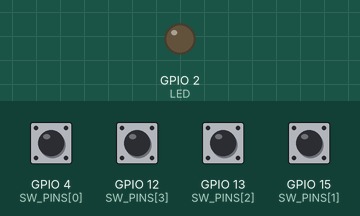
Recording of a sketch running on a simulated ESP32. On the bench: output pins drawn as LEDs (lit = HIGH). Dashed ring = blinking. The inputs (shaded band) are chosen by the test bench; at power-on: GPIO 4 (SW_PINS[0]), GPIO 12 (SW_PINS[3]), GPIO 13 (SW_PINS[2]), GPIO 15 (SW_PINS[1]) HIGH. WiFi joins after 1.5 s; servers stay silent unless stated; uploads are accepted with an empty reply; what the sketch prints to the serial monitor is not drawn.

Above: at 3.8 s.
3.9 s: GPIO 4 (SW_PINS[0]) pulled LOW for 0.15 s
At 5.1 s:
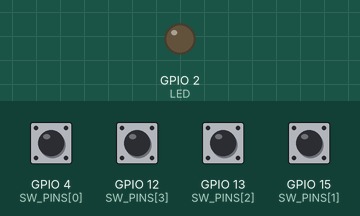
6.0 s: GPIO 12 (SW_PINS[3]) pulled LOW for 0.15 s
At 7.8 s:
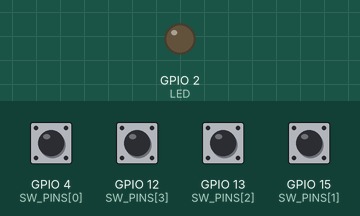
8.1 s: GPIO 13 (SW_PINS[2]) pulled LOW for 0.15 s
At 9.7 s:
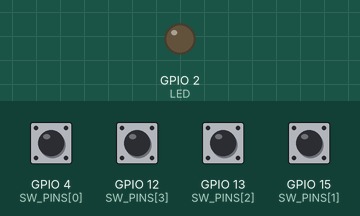
10.2 s: GPIO 15 (SW_PINS[1]) pulled LOW for 0.15 s
At 12.0 s:
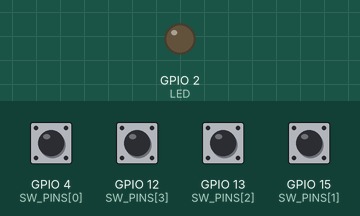
12.3 s: GPIO 4 (SW_PINS[0]) pulled LOW for 1 s
At 13.51 s:
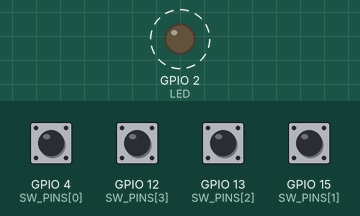
14.9 s: GPIO 12 (SW_PINS[3]) pulled LOW for 1 s
At 17.4 s:
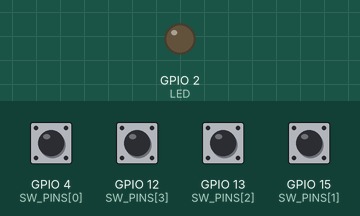
Timing chart, 0 to 18.5 s (numbered marks = the images above; inputs shaded):
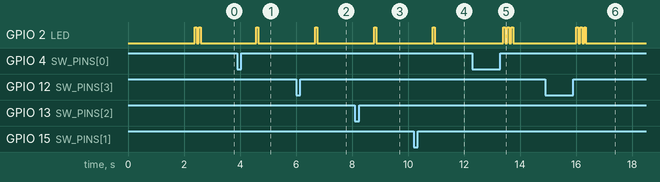

Measured:
- after the input at 3.9 s, GPIO 2 (LED): LOW → HIGH after 0.68 s, → LOW 0.07 s later
- after the input at 6.0 s, GPIO 2 (LED): LOW → HIGH after 0.69 s, → LOW 0.07 s later
- after the input at 8.1 s, GPIO 2 (LED): LOW → HIGH after 0.69 s, → LOW 0.07 s later
- after the input at 10.2 s, GPIO 2 (LED): LOW → HIGH after 0.68 s, → LOW 0.07 s later
- after the input at 12.3 s, GPIO 2 (LED): alternates HIGH for 0.07 s and LOW for 0.07 s, 6 changes in all, then stays LOW, starting after 1.1 s
- after the input at 14.9 s, GPIO 2 (LED): alternates HIGH for 0.07 s and LOW for 0.07 s, 6 changes in all, then stays LOW, starting after 1.1 s

The sketch:

LocalHubTouchPad.ino
```cpp
/*
 * LocalHub TouchPad — ESP32 capacitive touch-switch remote (peak bina-root)
 * ---------------------------------------------------------------------------
 * Turns an ESP32 into a multi-touch physical remote for your LocalHub phone
 * server. Uses the ESP32's BUILT-IN capacitive touch pins, so you can use bare
 * wires / foil / copper pads as touch switches — no extra buttons or resistors.
 *
 * Each touch switch supports THREE gestures, each mapped to a LocalHub action:
 *   TAP      -> short touch & release
 *   HOLD     -> press and keep for >= HOLD_MS
 *   DOUBLE   -> two quick taps
 *
 * Example default layout (4 switches, wires/foil only):
 *   SW1 GPIO 4  (T0):  TAP=torch   HOLD=back        DBL=home
 *   SW2 GPIO 15 (T3):  TAP=vol+    HOLD=vol-        DBL=mute
 *   SW3 GPIO 13 (T4):  TAP=swipe↑  HOLD=swipe↓      DBL=scroll-up
 *   SW4 GPIO 12 (T5):  TAP=recents HOLD=restart     DBL=dump-screen
 *
 * Actions are sent over your local Wi-Fi using LocalHub's own REST API — no
 * cloud, everything offline on your LAN. Admin token is acquired at boot and
 * auto-re-issued on 401.
 *
 * REQUIRED LIBRARY: ArduinoJson (Benoit Blanchon). Everything else is built-in.
 * Tested on ESP32 DevKit / ESP32-WROOM / ESP32-WROVER.
 */

#include <WiFi.h>
#include <HTTPClient.h>
#include <ArduinoJson.h>

// ============================ CONFIG ============================
const char* WIFI_SSID = "YourWiFiSSID";
const char* WIFI_PASS = "YourWiFiPassword";

// Your phone's IP + LocalHub port
const char* LOCALHUB_HOST = "192.168.0.108";
const uint16_t LOCALHUB_PORT = 8080;

// LocalHub admin credentials (use the admin account)
const char* LH_USER = "admin";
const char* LH_PASS = "admin";

// ---- Touch switches ----
// Number of touch switches to scan.
#define SW_COUNT 4
// Capacitive touch GPIOs (ESP32 touch channels T0,T3,T4,T5).
// GPIO4(T0), GPIO15(T3), GPIO13(T4), GPIO12(T5)
const uint8_t SW_PINS[SW_COUNT] = { 4, 15, 13, 12 };

// ---- Gesture timings (ms) ----
#define HOLD_MS      900    // press-and-hold to trigger the HOLD action
#define DOUBLE_MS    280    // max gap between two taps to count as a double
#define SINGLE_MS    330    // delay before a lone tap fires (must be > DOUBLE_MS)
#define DEBOUNCE_MS   8     // touch de-glitch window

// ---- Touch sensitivity ----
// Active threshold = baseline(pin) - TOUCH_DELTA. Lower = more sensitive.
#define TOUCH_DELTA  28
#define CAL_SAMPLES   24    // samples used to auto-calibrate baseline at boot

// Optional status LED (set to -1 to disable). GPIO2 = built-in blue LED on many
// DevKit boards.
#define LED 2

// ================================================================

// ---- Action model ----
typedef struct {
  const char* type;   // action type (see dispatcher below)
  const char* param;  // optional argument ("", "up", "down", button label, level...)
} Action;

typedef struct {
  Action tap;
  Action hold;
  Action dbl;
} SwitchActions;

// Default action map (edit freely). Types the dispatcher understands:
//   torch volume_up volume_down mute normal vibrate rotate brightness
//   brightness_up brightness_down open screenshot click longclick focus scroll
//   swipe type back home recents dump restart log none
SwitchActions ACTIONS[SW_COUNT] = {
  // SW1
  { { "torch",    ""    }, { "back",     "" }, { "home",     "" } },
  // SW2
  { { "volume_up", ""   }, { "volume_down",""}, { "mute",     "" } },
  // SW3
  { { "swipe",    "up"  }, { "swipe",    "down" }, { "scroll", "up" } },
  // SW4
  { { "recents",  ""    }, { "restart",  "" }, { "dump",     "" } },
};

String token = "";
int baseline[SW_COUNT];
int touchThr[SW_COUNT];
bool pressed[SW_COUNT];
bool longFired[SW_COUNT];
bool needsSingle[SW_COUNT];
unsigned long pressAt[SW_COUNT];
unsigned long lastRelease[SW_COUNT];
unsigned long singleAt[SW_COUNT];

// Local toggle states for actions that flip rather than set.
bool torchOn = false;
bool rotOn = false;
int bri = 128;                 // 0..255, used by brightness_up/down

// =========================== HTTP helpers ===========================

String apiUrl(const char* path) {
  return String("http://") + LOCALHUB_HOST + ":" + LOCALHUB_PORT + path;
}

bool localhubLogin() {
  HTTPClient http;
  http.begin(apiUrl("/api/auth/login"));
  http.addHeader("Content-Type", "application/json");
  String body = String("{\"username\":\"") + LH_USER +
                "\",\"password\":\"" + LH_PASS + "\",\"remember\":false}";
  int code = http.POST(body);
  String resp = http.getString();
  http.end();
  if (code == 200) {
    JsonDocument doc;
    DeserializationError err = deserializeJson(doc, resp);
    if (!err && doc["ok"].as<bool>()) {
      token = doc["token"].as<String>();
      Serial.println("[login] OK");
      return token.length() > 0;
    }
  }
  Serial.println("[login] FAILED " + String(code));
  return false;
}

// Generic authed POST. Re-logs-in once on 401. Returns HTTP code.
int postJson(const char* path, const String& body) {
  if (token.length() == 0 && !localhubLogin()) return -1;
  HTTPClient http;
  http.begin(apiUrl(path));
  http.addHeader("Content-Type", "application/json");
  http.addHeader("Authorization", "Bearer " + token);
  int code = http.POST(body);
  String resp = http.getString();
  http.end();
  Serial.printf("[%s] %d %s\n", path, code, resp.c_str());
  if (code == 401 && token.length()) {
    token = "";
    if (localhubLogin()) return postJson(path, body);
  }
  return code;
}

// Builds {action,value?,state?} and posts to /api/device/action.
void sendDevice(const char* action, const char* value = "", const char* state = "") {
  String body = String("{\"action\":\"") + action + "\"";
  if (strlen(value)) body += String(",\"value\":\"") + value + "\"";
  if (strlen(state)) body += String(",\"state\":\"") + state + "\"";
  body += "}";
  postJson("/api/device/action", body);
}

// Mirror (accessibility) endpoints — bina-root phone control.
void sendMirrorClick(const char* kind, const char* text) {
  String body = String("{\"kind\":\"") + kind + "\",\"text\":\"" + text + "\"}";
  postJson("/api/mirror/click", body);
}
void sendMirrorSwipe(const char* dir) {
  String body = String("{\"direction\":\"") + dir + "\"}";
  postJson("/api/mirror/swipe", body);
}
void sendMirrorType(const char* text) {
  String body = String("{\"text\":\"") + text + "\"}";
  postJson("/api/mirror/type", body);
}
void sendMirrorNav(const char* nav) {
  String body = String("{\"action\":\"") + nav + "\"}";
  postJson("/api/mirror/nav", body);
}
void sendMirrorDump() {
  postJson("/api/mirror/dump", "{}");
}

void logEvent(const String& msg) {
  String body = String("{\"message\":\"ESP32:") + msg + "\"}";
  postJson("/api/log", body);
}

// =========================== Action dispatcher ===========================

void fireAction(const Action& a) {
  if (!strcmp(a.type, "none") || strlen(a.type) == 0) return;

  if      (!strcmp(a.type, "torch"))      { torchOn = !torchOn; sendDevice("torch", "", torchOn ? "true" : "false"); }
  else if (!strcmp(a.type, "volume_up"))  sendDevice("volume_up");
  else if (!strcmp(a.type, "volume_down"))sendDevice("volume_down");
  else if (!strcmp(a.type, "volume"))     sendDevice("volume", a.param);
  else if (!strcmp(a.type, "mute"))       sendDevice("ringer", "silent");
  else if (!strcmp(a.type, "normal"))     sendDevice("ringer", "normal");
  else if (!strcmp(a.type, "vibrate"))    sendDevice("vibrate", strlen(a.param) ? a.param : "300");
  else if (!strcmp(a.type, "rotate"))     { rotOn = !rotOn; sendDevice("rotate", "", rotOn ? "true" : "false"); }
  else if (!strcmp(a.type, "brightness")) sendDevice("brightness", a.param);
  else if (!strcmp(a.type, "brightness_up"))  { bri = min(255, bri + 20); sendDevice("brightness", String(bri).c_str()); }
  else if (!strcmp(a.type, "brightness_down")){ bri = max(0, bri - 20); sendDevice("brightness", String(bri).c_str()); }
  else if (!strcmp(a.type, "open"))       sendDevice("open", a.param);
  else if (!strcmp(a.type, "screenshot")) sendDevice("screenshot");

  else if (!strcmp(a.type, "click"))      sendMirrorClick("click", a.param);
  else if (!strcmp(a.type, "longclick"))  sendMirrorClick("longpress", a.param);
  else if (!strcmp(a.type, "focus"))      sendMirrorClick("focus", a.param);
  else if (!strcmp(a.type, "scroll"))     sendMirrorClick("scroll", a.param);
  else if (!strcmp(a.type, "swipe"))      sendMirrorSwipe(a.param);
  else if (!strcmp(a.type, "type"))       sendMirrorType(a.param);
  else if (!strcmp(a.type, "back") ||
           !strcmp(a.type, "home") ||
           !strcmp(a.type, "recents"))    sendMirrorNav(a.type);
  else if (!strcmp(a.type, "dump"))       sendMirrorDump();

  else if (!strcmp(a.type, "restart"))    postJson("/api/server/restart", "{}");
  else if (!strcmp(a.type, "log"))        logEvent(String(a.param));
  else Serial.println("[action] unknown type: " + String(a.type));
}

// =========================== Touch calibration ===========================

int readCalibrated(uint8_t pin) {
  // Sample baseline over CAL_SAMPLES to find the untouched resting value.
  long sum = 0;
  for (int i = 0; i < CAL_SAMPLES; i++) { sum += touchRead(pin); delay(4); }
  int b = sum / CAL_SAMPLES;
  if (b <= TOUCH_DELTA) b = 60;            // fallback if ambient is odd
  return b;
}

// =========================== LED ===========================

void blinkLed(int times) {
  if (LED < 0) return;
  for (int i = 0; i < times; i++) {
    digitalWrite(LED, HIGH); delay(70); digitalWrite(LED, LOW); delay(70);
  }
}

// =========================== setup / loop ===========================

void setup() {
  Serial.begin(115200);
  delay(300);
  if (LED >= 0) { pinMode(LED, OUTPUT); digitalWrite(LED, LOW); }

  Serial.println("LocalHub TouchPad booting...");
  for (int i = 0; i < SW_COUNT; i++) {
    baseline[i]  = readCalibrated(SW_PINS[i]);
    touchThr[i]  = baseline[i] - TOUCH_DELTA;
    if (touchThr[i] < 3) touchThr[i] = 3;
    pressed[i] = longFired[i] = needsSingle[i] = false;
    pressAt[i] = lastRelease[i] = singleAt[i] = 0;
    Serial.printf("[touch] GPIO%d baseline=%d thr=%d\n", SW_PINS[i], baseline[i], touchThr[i]);
  }

  Serial.print("[wifi] connecting to "); Serial.println(WIFI_SSID);
  WiFi.begin(WIFI_SSID, WIFI_PASS);
  int tries = 0;
  while (WiFi.status() != WL_CONNECTED && tries < 40) { delay(500); Serial.print("."); tries++; }
  Serial.println();
  if (WiFi.status() == WL_CONNECTED) {
    Serial.println("[wifi] IP = " + WiFi.localIP().toString());
    localhubLogin();
  } else {
    Serial.println("[wifi] FAILED to connect");
  }
  blinkLed(2);
}

void loop() {
  unsigned long now = millis();

  for (int i = 0; i < SW_COUNT; i++) {
    int v = touchRead(SW_PINS[i]);
    bool touched = (v < touchThr[i]);

    // ---- new press ----
    if (touched && !pressed[i]) {
      pressed[i] = true;
      longFired[i] = false;
      pressAt[i] = now;
      needsSingle[i] = false;   // a new touch cancels a pending single tap
    }

    // ---- held ----
    if (pressed[i] && !longFired[i] && (now - pressAt[i] >= HOLD_MS)) {
      longFired[i] = true;
      needsSingle[i] = false;
      Serial.printf("[SW%d] HOLD -> %s\n", i, ACTIONS[i].hold.type);
      fireAction(ACTIONS[i].hold);
      blinkLed(3);
    }

    // ---- release ----
    if (!touched && pressed[i]) {
      pressed[i] = false;
      if (!longFired[i]) {
        if ((now - lastRelease[i]) < DOUBLE_MS) {
          // second tap within window -> DOUBLE
          needsSingle[i] = false;
          Serial.printf("[SW%d] DOUBLE -> %s\n", i, ACTIONS[i].dbl.type);
          fireAction(ACTIONS[i].dbl);
          blinkLed(2);
          lastRelease[i] = 0;
        } else {
          // lone tap -> schedule single (gives double a chance)
          lastRelease[i] = now;
          needsSingle[i] = true;
          singleAt[i] = now + SINGLE_MS;
        }
      }
    }

    // ---- pending single tap ----
    if (needsSingle[i] && now >= singleAt[i]) {
      needsSingle[i] = false;
      Serial.printf("[SW%d] TAP -> %s\n", i, ACTIONS[i].tap.type);
      fireAction(ACTIONS[i].tap);
      blinkLed(1);
    }
  }

  delay(DEBOUNCE_MS);
}
```
